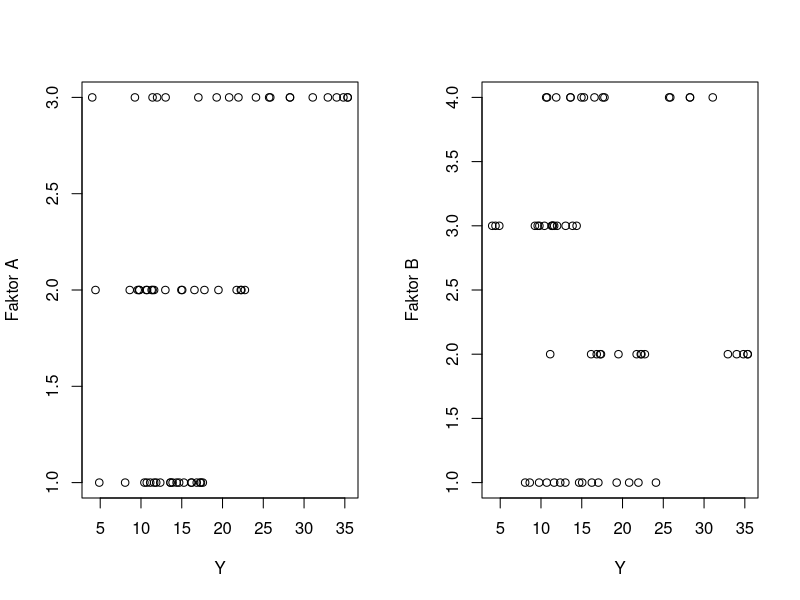
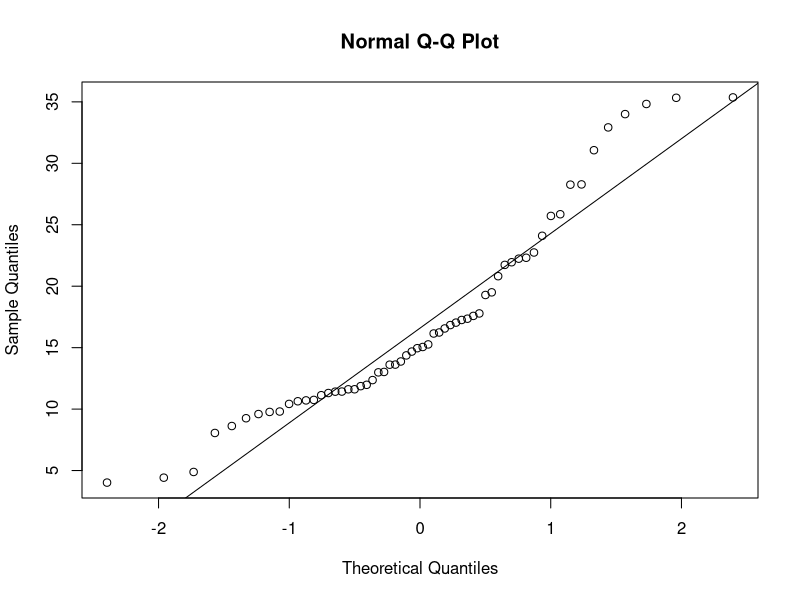

Here is the R script that generated these plots, in order:
library(tidyr)

# Factors generator function
generate_X <- function(i, j, k) {
  "Generate factors by the given i, j, k (i.e. number 
  of A level, B level, and repetition) respectively."
  
  n = i * j * k # Define the number of overall sample
  
  A = factor(c(rep(1:i, each=j*k)))
  B = factor(c(rep(1:j, i*k)))
  AB = as.numeric(A) * as.numeric(B)
  
  X = model.matrix(~ A*B, data=data.frame(A,B))
  result = list('A'=A, 'B'=B, 'AB'=AB, 'X'=X)
  return(result)
}


# Dependent variable generator function
generate_y <- function(X, seed=42, beta=runif(ncol(X),-10,10)){
  "Generate Y values by specified X (factors) and beta (optional)."
  
  set.seed(seed) # Set random seed so the result reproducable
  
  X = X$X
  n = nrow(X)
  u = exp(sqrt(X^2)) + rnorm(n) 
  u = t(t(rowSums(u)))
  galat = rnorm(n)
  Y = X %*% beta
  Y.hat = -(X %*% beta) + u/5
  mod = lm(Y~X+0)
  betax = mod$coefficients
  result = list('X'=X, 'Y'=Y.hat, 'beta'=betax)
  return(result)
}


# Transform u function ------
transform_u <- function(u, tres=2){
  "Function that transform u to have minimum desired value."
  ut = c()
  for (i in u){
    if (i^2 < tres^2) {
      ut = c(ut, tres)
    }
    else {
      ut = c(ut, i)
    }
  }
  return(ut)
}


# Membangkitkan data berukuran 60
X <- generate_X(3,4,5)
Y <- generate_y(X)
ds <- data.frame('A'=as.factor(X$A), 
                 'B'=as.factor(X$B), 
                 'R'=rep(rep(1:5, each=4), 3),
                 'Y'=round(Y$Y, 3))

# Simpan dalam layout faktorial RAL
da <- data.frame(pivot_wider(ds, names_from=B, values_from=Y))
colnames(da) <- c('Faktor A', 'Ulangan', 'B1', 'B2', 'B3', 'B4')
da

# Eksplorasi Data
par(mfrow=c(1,2))
plot(ds$Y, ds$A, ylab='Faktor A', xlab='Y')
plot(ds$Y, ds$B, ylab='Faktor B', xlab='Y')

par(mfrow=c(1,1))
qqnorm(Y$Y); qqline(Y$Y) # Normal probability plot

# Pendugaan
ols <- lm(Y~A*B, data=ds) # Menduga model dengan metode OLS

u <- transform_u(resid(lm(Y$Y~X$X))) # Membuat galat OLS terbatas pada nilai delta
w <- exp(fitted(lm(log(u^2)~log(abs(X$X+0.1))))) # Menduga galat dengan fungsi skedastik
fgls <- lm(Y~A*B, data=ds, weights = 1/w) # Menduga model dengan metode FGLS

anova(ols) # Menentukan tabel ANOVA model OLS
anova(fgls) # Menentukan tabel ANOVA model FGLS

mse_ols <- mean(summary(ols)$residuals^2)
mse_ols # Menampilkan MSE model OLS
mse_fgls <- mean(summary(fgls)$residuals^2)
mse_fgls # Menampilkan MSE model FGLS

AIC(ols) # Menghitung nilai AIC model OLS
AIC(fgls) # Menghitung nilai AIC model FGLS


